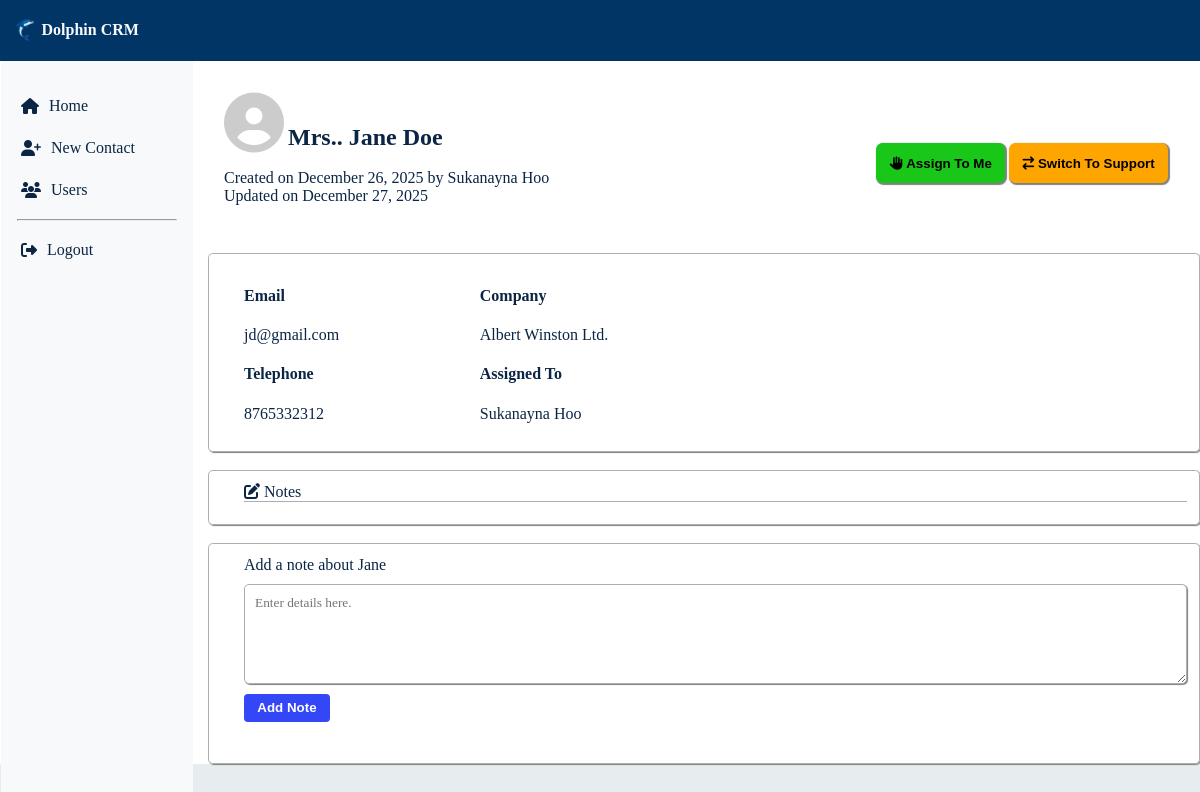
Page /pages/view.php?id=2 (signed in) on the committed database.
### tables this page shows
CREATE TABLE `contacts` (
  `id` int(8) NOT NULL,
  `title` varchar(8) NOT NULL,
  `firstname` varchar(32) NOT NULL,
  `lastname` varchar(32) NOT NULL,
  `email` varchar(64) NOT NULL,
  `telephone` varchar(32) NOT NULL,
  `company` varchar(255) NOT NULL,
  `type` varchar(255) NOT NULL,
  `assigned_to` int(8) NOT NULL,
  `created_by` int(8) NOT NULL,
  `created_at` timestamp NOT NULL DEFAULT current_timestamp(),
  `updated_at` timestamp NOT NULL DEFAULT current_timestamp() ON UPDATE current_timestamp()
);

CREATE TABLE `users` (
  `id` int(8) NOT NULL COMMENT 'Row ID and Table Primary Key',
  `firstname` varchar(32) NOT NULL COMMENT 'Stores users'' first name',
  `lastname` varchar(32) NOT NULL COMMENT 'Stores users'' last name',
  `password` varchar(255) NOT NULL COMMENT 'Stores users'' hashed password',
  `email` varchar(64) NOT NULL COMMENT 'Stores users'' email address',
  `role` varchar(32) NOT NULL COMMENT 'Stores users'' role at the company',
  `created_at` timestamp NOT NULL DEFAULT current_timestamp() COMMENT 'Gives a timestamp of when the account was created'
);

### pages/view.php (the view, shortened to what this page needs)
<?php
require '../includes/dbconfig.php';
include '../includes/metadata.php';
include '../includes/header.php';
include '../includes/sidebar.php';
$contact_id = $_GET['id'];
$stmt = $conn->prepare("SELECT * FROM Contacts WHERE id = :id");
$stmt->bindParam(':id', $contact_id);
$stmt->execute();
$contact = $stmt->fetch(PDO::FETCH_ASSOC);
$stmt = $conn->prepare("SELECT * FROM users WHERE id = ". $contact['created_by']);
$stmt->execute();
$createdby=$stmt->fetchAll(PDO::FETCH_ASSOC)[0];
$name = $createdby['firstname'].' '.$createdby['lastname'];
$stmt = $conn->prepare("SELECT * FROM users WHERE id = ". $contact['assigned_to']);
$stmt ->execute();
$assignedto = $stmt->fetchAll(PDO::FETCH_ASSOC)[0];
$aname= $assignedto['firstname'].' '.$assignedto['lastname'];
function convertDateFormat($date){
    $date = explode("-", $date);
    $monthNum  = $date[1];
    $dateObj   = DateTime::createFromFormat('!m', $monthNum);
    $monthName = $dateObj->format('F');
    return $monthName . " " . $date[2] . ", " . $date[0];
}
?>
<head>
</head>
<section class ='view-contact-section'>
    <header class='page-head'>
        <div class="view-contact-container">
            <div class='contact-head'>
                <i class='fas fa-user-circle' style='font-size:60px; position:relative; color:#ccc;'></i> <strong id="ntitle"><?=$contact['title'].'.'.' '.$contact['firstname'].' '.$contact['lastname']?></strong>
                <p>
                    Created on  <?= convertDateFormat(substr($contact['created_at'],0,10)); ?> by  <?= $name; ?> <br>
                    Updated on  <?= convertDateFormat(substr($contact['updated_at'],0,10)); ?>
                </p>
            </div>
            <div class='btns'>
                <button id='assign'><i class ='fas fa-hand-paper'></i> Assign To Me</button>
                <button id='switch'><i class ='fas fa-exchange'></i> Switch To <?php if ($contact['type']=="Support") {echo "Sales Lead";} else{echo "Support";}?></button>
            </div>
        </div>
    </header>
    <div id='info-container'>
        <div id='email-info'>
            <label for="email"><h4>Email</h4></label>
            <p>
                <?= $contact['email']?>
            </p>
            <label for="telephone"><h4>Telephone</h4></label>
            <p>
                <?= $contact['telephone']?>
            </p>
        </div>
        <div id='company-info'>
            <label for="company"><h4>Company</h4></label>
            <p>
                <?=$contact['company']?>
            </p>
            <label for="assigned"><h4>Assigned To</h4></label>
            <p>
                <?=$aname?>
            </p>
        </div>
    </div>
    <br>
    <div id='notes-container'>
        <div id='note-info'>
            <label for='notes'><i class='fa-sharp fa-solid fa-pen-to-square'></i> Notes</label>
        </div>
    </div>
    <br>
    <div class='add-notes'>
        <form id="add-note-form" method='POST' action='submit'>
            <div class='add-container'>
                <label for='add-notes'>Add a note about <?=$contact['firstname']?></label>
                <textarea name='add' placeholder="Enter details here."></textarea>
            </div>
            <div class='btn-container'>
                <button id='add-note-btn' type='submit' class='<?=$id?>'>Add Note</button>
            </div>
        </form>
    </div>
</section>

### styles.css (style rules this page uses)
.view-contact-container { margin-left: 12em; padding: 2em; width:auto; height:auto; }
#info-container { clear: both; margin-left:13em; display: grid; grid-template-columns: repeat(4, 1fr); border-style: solid; border-width: thin; box-shadow: 1px 1px 1px grey; border-color: rgb(173, 173, 173); padding: 12px; padding-left:35px; border-radius: 0.3em; }
#notes-container { margin-left:13em; display: grid; grid-template-columns: repeat(1, 1fr); border-style: solid; border-width: thin; border-color: rgb(173, 173, 173); border-radius: 0.3em; padding: 12px; padding-left:35px; overflow-y: scroll; box-shadow: 1px 1px 1px grey; }
.add-notes { margin-left:13em; display: grid; grid-template-columns: repeat(1, 1fr); border-style: solid; border-width: thin; border-color: rgb(173, 173, 173); border-radius: 0.3em; padding: 12px; padding-left:35px; box-shadow: 1px 1px 1px grey; }
#note-info { border-bottom: thin solid rgb(173, 173, 173); margin-bottom:10px; }
.add-container textarea { width: 100%; height:100px; margin-top:10px; margin-bottom:10px; padding:10px; border-radius:5px; border:1px solid rgb(173, 173, 173); font-family: Cambria, Cochin, Georgia, Times, 'Times New Roman', serif; box-shadow: 1px 1px 1px grey; }
#add-note-btn { background-color: #3347f7; color: white; border: none; padding: 0.5em 1em; border-radius: 0.3em; font-weight: bold; margin-bottom: 1em; }
.view-contact-container { margin-left: 12em; padding: 2em; display: flex; flex-direction: row; background-color: white; width:auto; height:auto; justify-content: space-between; align-items: center; }
#ntitle { font-size: 24px; font-weight: bold; }
#assign { background-color: rgb(24, 199, 24); color: black; border: 0.4em; height: 40px; padding: 0.5em 1em; border-radius: 0.5em; font-weight: bold; margin-top: 1em; box-shadow: 1px 1px 1px 1px grey; }
#switch { background-color: orange; color: black; border: 0.1em; height: 40px; padding: 0.5em 1em; border-radius: 0.5em; font-weight: bold; margin-top: 1em; box-shadow: 1px 1px 1px 1px grey; }
.view-contact-section { background-color: white; }

### rows in the picture
contacts: title "Mrs.", firstname "Jane", lastname "Doe", created_at "December 26, 2025", updated_at "December 27, 2025", email "jd@gmail.com", telephone "8765332312", company "Albert Winston Ltd."
users: name "Sukanayna Hoo", aname "Sukanayna Hoo"
